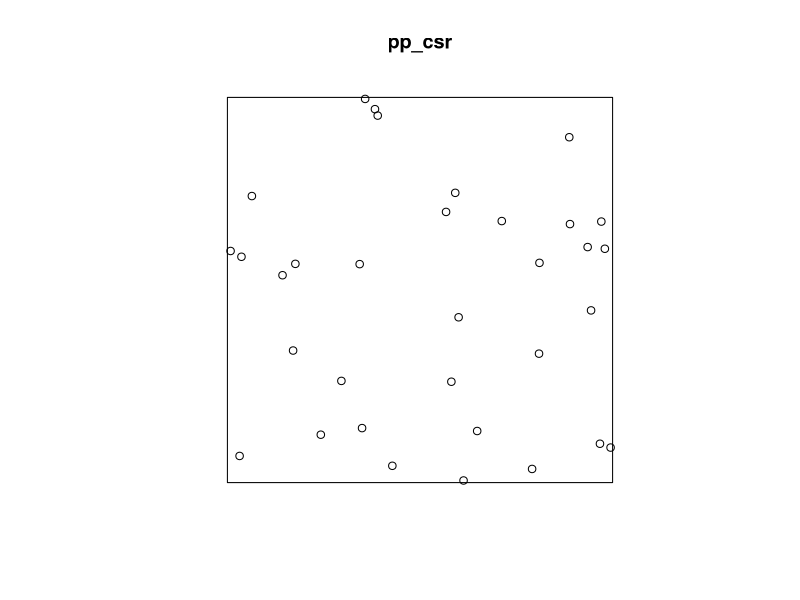
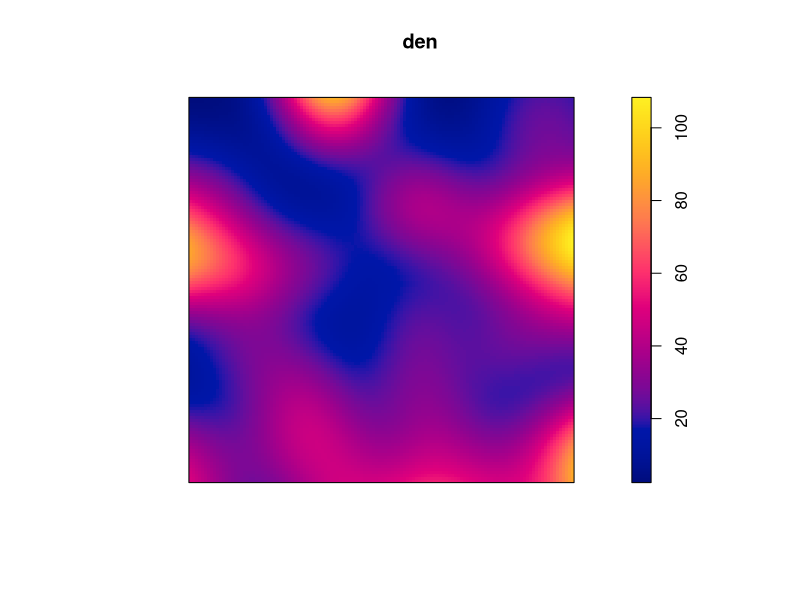
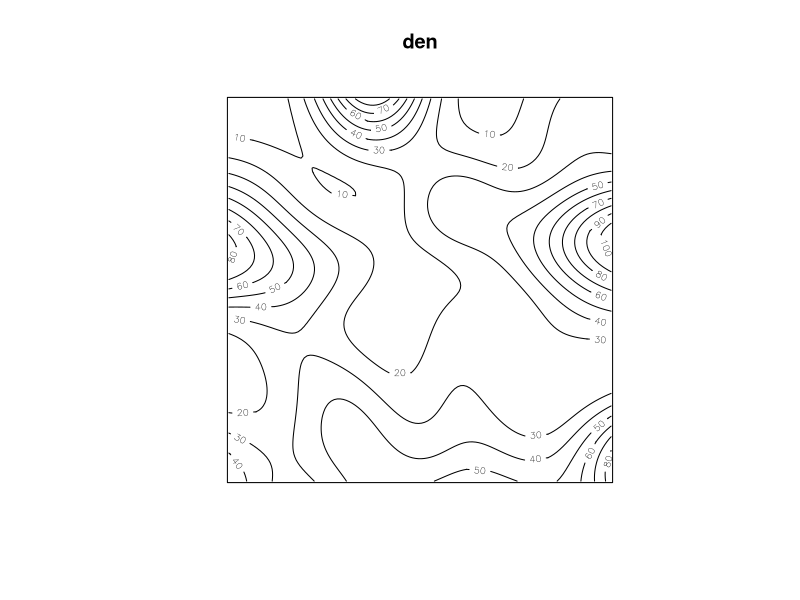
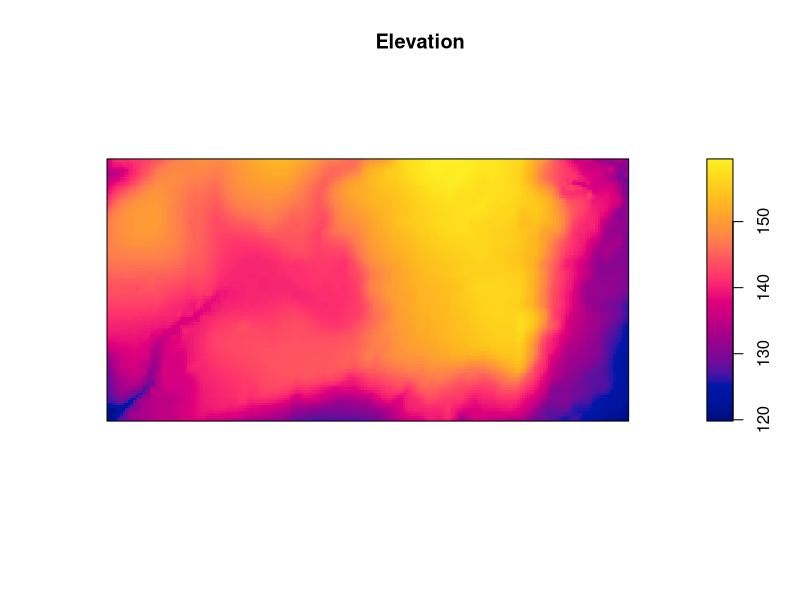
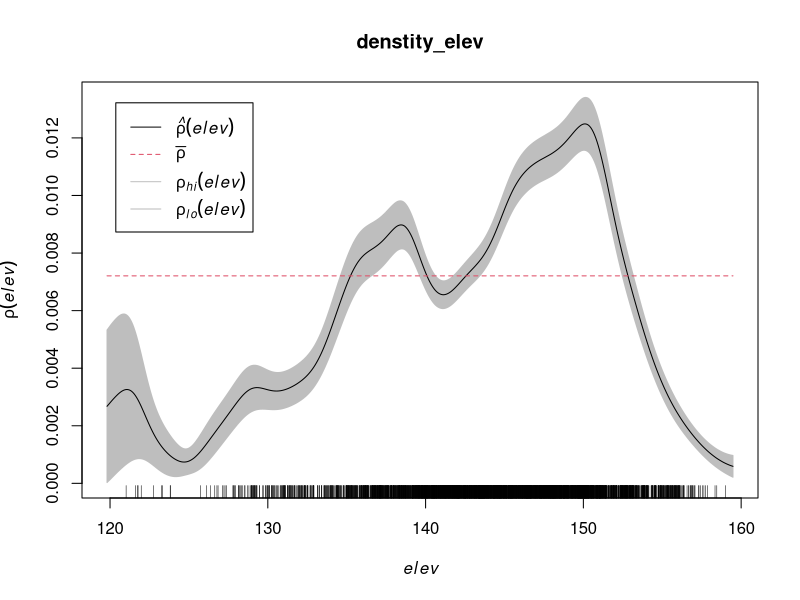

Here is the R script that generated these plots, in order:
## ---- chunk 1
library(spatstat)
#create a point pattern
pp_csr <- rpoispp(lambda = 50)

## ---- chunk 2
plot(pp_csr)


den <- density(pp_csr, sigma = 0.1)
plot(den)
contour(den)

bw.diggle <- bw.diggle(pp_csr)
bw.diggle


## ---- chunk 3
#kernel density in existence of covariate
# A spatial covariate is a function 𝑍(𝑢) of spatial location:

#bei is a data set of the location of trees and their diameter at breast height (DBH) in a forest in the Bei River Basin, China.from spatstat
data(bei)
elev <- bei.extra$elev

#create new plot 
plot.new()

#plot the covariate
plot(elev, main = "Elevation")

denstity_elev <- rhohat(bei, elev)
class(denstity_elev)
plot(denstity_elev)
## ---- chunk 4
# csr and cluster data
#do clark index and 
#do g and f functions
#explain the observations 
